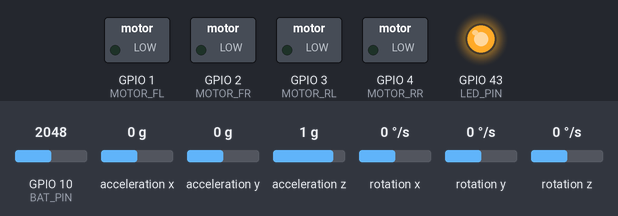
Recording of a sketch running on a simulated ESP32. Parts: switched loads named in the sketch (green lamp = pin HIGH), output pins drawn as LEDs (lit = HIGH). The test bench sets the inputs (shaded band); at power-on: acceleration x 0 g, acceleration z 1 g, acceleration y 0 g, rotation x 0 °/s, rotation y 0 °/s, GPIO 10 (BAT_PIN) = 2048, rotation z 0 °/s. What the sketch prints to the serial monitor is not drawn.

Above: at 1.2 s.
1.3 s: acceleration x set to -1.4 g
At 3.0 s:
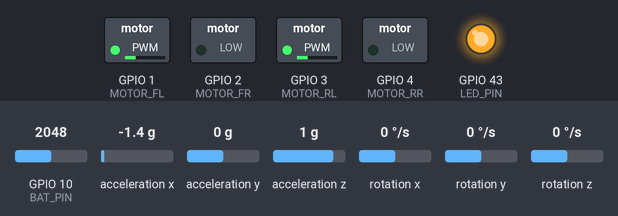
3.7 s: acceleration z set to 0.1 g
6.0 s: acceleration z set to -0.2 g
At 7.9 s:
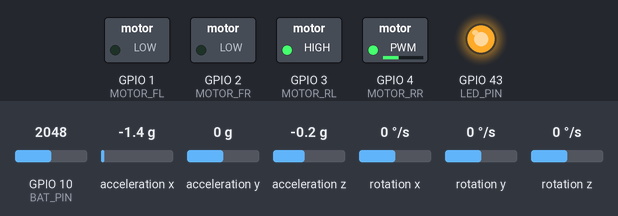
9.0 s: acceleration y set to -1.4 g
At 11.2 s:
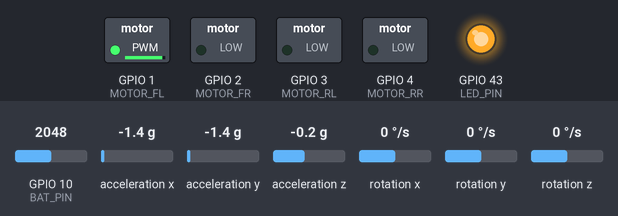
12.0 s: rotation x set to 100 °/s
15.0 s: rotation y set to -192 °/s
At 16.17 s:
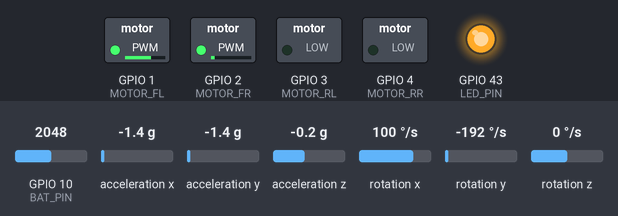
Timing chart, 0 to 19.0 s (numbered marks = the images above; inputs shaded):
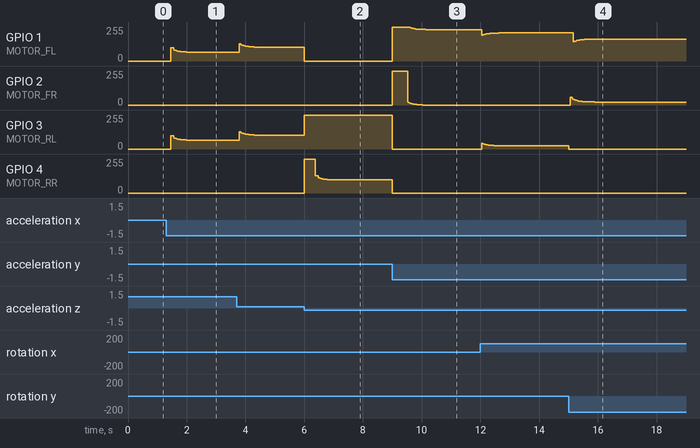

The sketch:

drone_firmware.ino
```cpp
#include <WiFi.h>
#include <WiFiUdp.h>
#include <Wire.h>
#include <MPU6050.h>

// ─── CONFIG ───────────────────────────────────────────────
const char* SSID     = "ESP32_Drone";
const char* PASSWORD = "drone1234";
const int   UDP_PORT = 4210;

#define MOTOR_FL  1   // GPIO1
#define MOTOR_FR  2   // GPIO2
#define MOTOR_RL  3   // GPIO3
#define MOTOR_RR  4   // GPIO4
#define BAT_PIN   10  // GPIO10
#define LED_PIN   43  // Status LED

#define PWM_FREQ  20000
#define PWM_RES   8     // 8-bit = 0–255

// ─── PID GAINS (tune these) ───────────────────────────────
float Kp = 1.2, Ki = 0.02, Kd = 0.5;

// ─── GLOBALS ──────────────────────────────────────────────
WiFiUDP udp;
MPU6050 mpu;

float pitch = 0, roll = 0, yaw = 0;
float pitchPrev = 0, rollPrev = 0;
float pitchInt = 0, rollInt = 0;

int throttle = 0;
float targetPitch = 0, targetRoll = 0, targetYaw = 0;

unsigned long lastPacket = 0;
unsigned long lastLoop   = 0;
float dt = 0.004;

// ─── MOTOR HELPERS ────────────────────────────────────────
void setMotor(int pin, int val) {
  val = constrain(val, 0, 255);
  ledcWrite(pin, val);
}

void motorsOff() {
  setMotor(MOTOR_FL, 0);
  setMotor(MOTOR_FR, 0);
  setMotor(MOTOR_RL, 0);
  setMotor(MOTOR_RR, 0);
}

// ─── SETUP ────────────────────────────────────────────────
void setup() {
  Serial.begin(115200);

  pinMode(LED_PIN, OUTPUT);

  ledcAttach(MOTOR_FL, PWM_FREQ, PWM_RES);
  ledcAttach(MOTOR_FR, PWM_FREQ, PWM_RES);
  ledcAttach(MOTOR_RL, PWM_FREQ, PWM_RES);
  ledcAttach(MOTOR_RR, PWM_FREQ, PWM_RES);
  motorsOff();

  Wire.begin(5, 6); // SDA=GPIO5, SCL=GPIO6
  mpu.initialize();
  if (!mpu.testConnection()) {
    Serial.println("MPU6050 not found!");
    while (1) { digitalWrite(LED_PIN, !digitalRead(LED_PIN)); delay(200); }
  }

  WiFi.softAP(SSID, PASSWORD);
  udp.begin(UDP_PORT);

  Serial.println("Drone ready. IP: " + WiFi.softAPIP().toString());
  digitalWrite(LED_PIN, HIGH);
}

// ─── READ IMU ─────────────────────────────────────────────
void readIMU() {
  int16_t ax, ay, az, gx, gy, gz;
  mpu.getMotion6(&ax, &ay, &az, &gx, &gy, &gz);

  float accPitch = atan2(ay, az) * 180.0 / PI;
  float accRoll  = atan2(-ax, az) * 180.0 / PI;
  float gyroP    = gx / 131.0;
  float gyroR    = gy / 131.0;

  // complementary filter
  pitch = 0.98 * (pitch + gyroP * dt) + 0.02 * accPitch;
  roll  = 0.98 * (roll  + gyroR * dt) + 0.02 * accRoll;
}

// ─── PARSE UDP PACKET ─────────────────────────────────────
// Expected format: "T:150,P:0.5,R:-0.3,Y:0.0"
void parsePacket(char* buf) {
  char* token = strtok(buf, ",");
  while (token != NULL) {
    if (strncmp(token, "T:", 2) == 0) throttle     = atoi(token + 2);
    if (strncmp(token, "P:", 2) == 0) targetPitch  = atof(token + 2);
    if (strncmp(token, "R:", 2) == 0) targetRoll   = atof(token + 2);
    if (strncmp(token, "Y:", 2) == 0) targetYaw    = atof(token + 2);
    token = strtok(NULL, ",");
  }
  lastPacket = millis();
}

// ─── PID ──────────────────────────────────────────────────
float pidCalc(float target, float actual, float& integral, float prev) {
  float err = target - actual;
  integral += err * dt;
  integral = constrain(integral, -50, 50);
  float deriv = (actual - prev) / dt;
  return Kp * err + Ki * integral - Kd * deriv;
}

// ─── BATTERY ──────────────────────────────────────────────
float readBattery() {
  int raw = analogRead(BAT_PIN);
  return (raw / 4095.0) * 3.3 * 2.0;
}

// ─── MAIN LOOP ────────────────────────────────────────────
void loop() {
  unsigned long now = millis();
  dt = (now - lastLoop) / 1000.0;
  if (dt < 0.002) return;
  lastLoop = now;

  // receive UDP
  char buf[64];
  int len = udp.parsePacket();
  if (len > 0) {
    udp.read(buf, sizeof(buf) - 1);
    buf[len] = '\0';
    parsePacket(buf);
  }

  // safety: cut motors if no packet for 500ms
  if (millis() - lastPacket > 500) {
    motorsOff();
    return;
  }

  readIMU();

  float pitchOut = pidCalc(targetPitch, pitch, pitchInt, pitchPrev);
  float rollOut  = pidCalc(targetRoll,  roll,  rollInt,  rollPrev);

  pitchPrev = pitch;
  rollPrev  = roll;

  // motor mixing (+ quad config)
  int fl = throttle + pitchOut - rollOut - targetYaw;
  int fr = throttle + pitchOut + rollOut + targetYaw;
  int rl = throttle - pitchOut - rollOut + targetYaw;
  int rr = throttle - pitchOut + rollOut - targetYaw;

  setMotor(MOTOR_FL, fl);
  setMotor(MOTOR_FR, fr);
  setMotor(MOTOR_RL, rl);
  setMotor(MOTOR_RR, rr);

  // send telemetry back every 100ms
  static unsigned long lastTelem = 0;
  if (millis() - lastTelem > 100) {
    char telem[64];
    float bat = readBattery();
    snprintf(telem, sizeof(telem), "P:%.1f,R:%.1f,B:%.2f", pitch, roll, bat);
    udp.beginPacket(udp.remoteIP(), udp.remotePort());
    udp.write((uint8_t*)telem, strlen(telem));
    udp.endPacket();
    lastTelem = millis();
  }
}
```

Measured:
- the behaviour switches between 0 and -0.1 g on acceleration z (found by bisection; images 1 and 2)
- after the input at 6.0 s, GPIO 1 (MOTOR_FL): 104/255 → 0/255 at once; GPIO 3 (MOTOR_RL): 104/255 → 255/255 at once
- after the input at 9.0 s, GPIO 3 (MOTOR_RL): 255/255 → 0/255 at once; GPIO 4 (MOTOR_RR): 98/255 → 0/255 at once
- after the input at 15.0 s, GPIO 3 (MOTOR_RL): 24/255 → 0/255 at once
